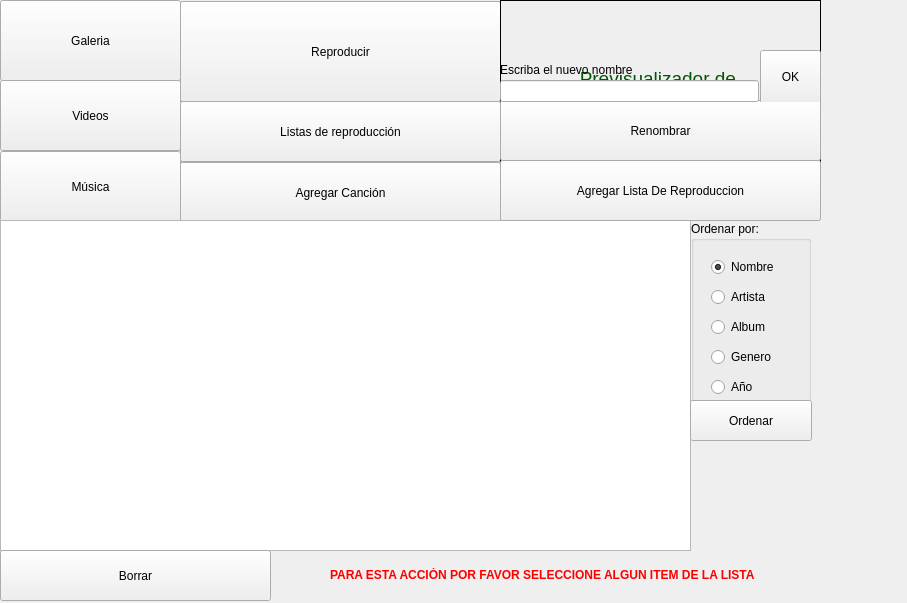
<?xml version="1.0" encoding="UTF-8"?>
<ui version="4.0">
 <class>MainWindow</class>
 <widget class="QMainWindow" name="MainWindow">
  <property name="geometry">
   <rect>
    <x>0</x>
    <y>0</y>
    <width>907</width>
    <height>603</height>
   </rect>
  </property>
  <property name="windowTitle">
   <string>MainWindow</string>
  </property>
  <widget class="QWidget" name="centralwidget">
   <widget class="QLabel" name="label">
    <property name="geometry">
     <rect>
      <x>180</x>
      <y>20</y>
      <width>291</width>
      <height>171</height>
     </rect>
    </property>
    <property name="text">
     <string>&lt;html&gt;&lt;head/&gt;&lt;body&gt;&lt;p align=&quot;center&quot;&gt;&lt;span style=&quot; font-size:16pt; font-weight:600; color:#005500;&quot;&gt;Bienvenido a tu&lt;/span&gt;&lt;/p&gt;&lt;p align=&quot;center&quot;&gt;&lt;span style=&quot; font-size:16pt; font-weight:600; color:#005500;&quot;&gt;reproductor &lt;/span&gt;&lt;/p&gt;&lt;p align=&quot;center&quot;&gt;&lt;span style=&quot; font-size:16pt; font-weight:600; color:#005500;&quot;&gt;multimedia&lt;/span&gt;&lt;/p&gt;&lt;/body&gt;&lt;/html&gt;</string>
    </property>
   </widget>
   <widget class="QPushButton" name="galeria">
    <property name="geometry">
     <rect>
      <x>0</x>
      <y>0</y>
      <width>181</width>
      <height>81</height>
     </rect>
    </property>
    <property name="text">
     <string>Galeria</string>
    </property>
    <property name="iconSize">
     <size>
      <width>20</width>
      <height>20</height>
     </size>
    </property>
   </widget>
   <widget class="QPushButton" name="musica">
    <property name="geometry">
     <rect>
      <x>0</x>
      <y>151</y>
      <width>181</width>
      <height>71</height>
     </rect>
    </property>
    <property name="text">
     <string>Música</string>
    </property>
   </widget>
   <widget class="QPushButton" name="videos">
    <property name="geometry">
     <rect>
      <x>0</x>
      <y>80</y>
      <width>181</width>
      <height>71</height>
     </rect>
    </property>
    <property name="text">
     <string>Videos</string>
    </property>
   </widget>
   <widget class="QWidget" name="menu_foto" native="true">
    <property name="geometry">
     <rect>
      <x>180</x>
      <y>1</y>
      <width>321</width>
      <height>221</height>
     </rect>
    </property>
    <widget class="QPushButton" name="agregar_f">
     <property name="geometry">
      <rect>
       <x>0</x>
       <y>161</y>
       <width>321</width>
       <height>61</height>
      </rect>
     </property>
     <property name="text">
      <string>Agregar Foto</string>
     </property>
    </widget>
    <widget class="QPushButton" name="tomar_f">
     <property name="geometry">
      <rect>
       <x>0</x>
       <y>100</y>
       <width>321</width>
       <height>61</height>
      </rect>
     </property>
     <property name="text">
      <string>Tomar Foto</string>
     </property>
    </widget>
    <widget class="QPushButton" name="ver_f">
     <property name="geometry">
      <rect>
       <x>0</x>
       <y>0</y>
       <width>321</width>
       <height>101</height>
      </rect>
     </property>
     <property name="text">
      <string>Ver foto</string>
     </property>
    </widget>
   </widget>
   <widget class="QWidget" name="menu_video" native="true">
    <property name="geometry">
     <rect>
      <x>180</x>
      <y>1</y>
      <width>321</width>
      <height>221</height>
     </rect>
    </property>
    <widget class="QPushButton" name="agregar_v">
     <property name="geometry">
      <rect>
       <x>0</x>
       <y>161</y>
       <width>321</width>
       <height>61</height>
      </rect>
     </property>
     <property name="text">
      <string>Agregar Video</string>
     </property>
    </widget>
    <widget class="QPushButton" name="tomar_v">
     <property name="geometry">
      <rect>
       <x>0</x>
       <y>100</y>
       <width>321</width>
       <height>61</height>
      </rect>
     </property>
     <property name="text">
      <string>Tomar Video</string>
     </property>
    </widget>
    <widget class="QPushButton" name="ver_v">
     <property name="geometry">
      <rect>
       <x>0</x>
       <y>0</y>
       <width>321</width>
       <height>101</height>
      </rect>
     </property>
     <property name="text">
      <string>Ver Video</string>
     </property>
    </widget>
   </widget>
   <widget class="QWidget" name="menu_musica" native="true">
    <property name="geometry">
     <rect>
      <x>180</x>
      <y>1</y>
      <width>321</width>
      <height>221</height>
     </rect>
    </property>
    <property name="sizePolicy">
     <sizepolicy hsizetype="Expanding" vsizetype="Expanding">
      <horstretch>0</horstretch>
      <verstretch>0</verstretch>
     </sizepolicy>
    </property>
    <widget class="QPushButton" name="reproducir_c">
     <property name="geometry">
      <rect>
       <x>0</x>
       <y>0</y>
       <width>321</width>
       <height>101</height>
      </rect>
     </property>
     <property name="text">
      <string>Reproducir</string>
     </property>
    </widget>
    <widget class="QPushButton" name="listasdereproduccion">
     <property name="geometry">
      <rect>
       <x>0</x>
       <y>100</y>
       <width>321</width>
       <height>61</height>
      </rect>
     </property>
     <property name="text">
      <string>Listas de reproducción</string>
     </property>
    </widget>
    <widget class="QPushButton" name="agregar_c">
     <property name="geometry">
      <rect>
       <x>0</x>
       <y>161</y>
       <width>321</width>
       <height>61</height>
      </rect>
     </property>
     <property name="text">
      <string>Agregar Canción</string>
     </property>
    </widget>
   </widget>
   <widget class="QListWidget" name="lista">
    <property name="geometry">
     <rect>
      <x>0</x>
      <y>220</y>
      <width>691</width>
      <height>331</height>
     </rect>
    </property>
    <property name="font">
     <font>
      <family>Microsoft Yi Baiti</family>
      <pointsize>10</pointsize>
      <weight>75</weight>
      <bold>true</bold>
     </font>
    </property>
    <property name="selectionMode">
     <enum>QAbstractItemView::SingleSelection</enum>
    </property>
    <property name="selectionBehavior">
     <enum>QAbstractItemView::SelectItems</enum>
    </property>
    <property name="layoutMode">
     <enum>QListView::SinglePass</enum>
    </property>
    <property name="modelColumn">
     <number>0</number>
    </property>
   </widget>
   <widget class="QPushButton" name="borrar">
    <property name="geometry">
     <rect>
      <x>0</x>
      <y>550</y>
      <width>271</width>
      <height>51</height>
     </rect>
    </property>
    <property name="text">
     <string>Borrar</string>
    </property>
   </widget>
   <widget class="QGroupBox" name="t_orden">
    <property name="geometry">
     <rect>
      <x>691</x>
      <y>221</y>
      <width>120</width>
      <height>181</height>
     </rect>
    </property>
    <property name="title">
     <string>Ordenar por:</string>
    </property>
    <widget class="QRadioButton" name="orden_n">
     <property name="geometry">
      <rect>
       <x>20</x>
       <y>31</y>
       <width>100</width>
       <height>30</height>
      </rect>
     </property>
     <property name="text">
      <string>Nombre</string>
     </property>
     <property name="checked">
      <bool>true</bool>
     </property>
    </widget>
    <widget class="QRadioButton" name="orden_ar">
     <property name="geometry">
      <rect>
       <x>20</x>
       <y>61</y>
       <width>100</width>
       <height>30</height>
      </rect>
     </property>
     <property name="text">
      <string>Artista</string>
     </property>
    </widget>
    <widget class="QRadioButton" name="orden_al">
     <property name="geometry">
      <rect>
       <x>20</x>
       <y>91</y>
       <width>100</width>
       <height>30</height>
      </rect>
     </property>
     <property name="text">
      <string>Album</string>
     </property>
    </widget>
    <widget class="QRadioButton" name="orden_g">
     <property name="geometry">
      <rect>
       <x>20</x>
       <y>121</y>
       <width>100</width>
       <height>30</height>
      </rect>
     </property>
     <property name="text">
      <string>Genero</string>
     </property>
    </widget>
    <widget class="QRadioButton" name="orden_an">
     <property name="geometry">
      <rect>
       <x>20</x>
       <y>151</y>
       <width>100</width>
       <height>30</height>
      </rect>
     </property>
     <property name="text">
      <string>Año</string>
     </property>
    </widget>
   </widget>
   <widget class="QPushButton" name="ordenar">
    <property name="geometry">
     <rect>
      <x>690</x>
      <y>400</y>
      <width>122</width>
      <height>41</height>
     </rect>
    </property>
    <property name="text">
     <string>Ordenar</string>
    </property>
   </widget>
   <widget class="QLabel" name="fotito">
    <property name="enabled">
     <bool>true</bool>
    </property>
    <property name="geometry">
     <rect>
      <x>500</x>
      <y>0</y>
      <width>321</width>
      <height>181</height>
     </rect>
    </property>
    <property name="frameShape">
     <enum>QFrame::Box</enum>
    </property>
    <property name="frameShadow">
     <enum>QFrame::Plain</enum>
    </property>
    <property name="text">
     <string>&lt;!DOCTYPE HTML PUBLIC &quot;-//W3C//DTD HTML 4.0//EN&quot; &quot;http://www.w3.org/TR/REC-html40/strict.dtd&quot;&gt;
&lt;html&gt;&lt;head&gt;&lt;meta name=&quot;qrichtext&quot; content=&quot;1&quot; /&gt;&lt;style type=&quot;text/css&quot;&gt;
p, li { white-space: pre-wrap; }
&lt;/style&gt;&lt;/head&gt;&lt;body style=&quot; font-family:'MS Shell Dlg 2'; font-size:8pt; font-weight:400; font-style:normal;&quot;&gt;
&lt;p align=&quot;center&quot; style=&quot; margin-top:0px; margin-bottom:0px; margin-left:0px; margin-right:0px; -qt-block-indent:0; text-indent:0px;&quot;&gt;&lt;span style=&quot; font-size:14pt; color:#005500;&quot;&gt;Previsualizador de &lt;/span&gt;&lt;/p&gt;
&lt;p align=&quot;center&quot; style=&quot; margin-top:0px; margin-bottom:0px; margin-left:0px; margin-right:0px; -qt-block-indent:0; text-indent:0px;&quot;&gt;&lt;span style=&quot; font-size:14pt; color:#005500;&quot;&gt;imagenes&lt;/span&gt;&lt;/p&gt;&lt;/body&gt;&lt;/html&gt;</string>
    </property>
    <property name="alignment">
     <set>Qt::AlignCenter</set>
    </property>
    <property name="wordWrap">
     <bool>false</bool>
    </property>
    <property name="openExternalLinks">
     <bool>false</bool>
    </property>
   </widget>
   <widget class="QPushButton" name="previsualizador">
    <property name="geometry">
     <rect>
      <x>500</x>
      <y>180</y>
      <width>321</width>
      <height>41</height>
     </rect>
    </property>
    <property name="text">
     <string>Previsualizar</string>
    </property>
   </widget>
   <widget class="QPushButton" name="renombrar_l">
    <property name="geometry">
     <rect>
      <x>500</x>
      <y>100</y>
      <width>321</width>
      <height>61</height>
     </rect>
    </property>
    <property name="text">
     <string>Renombrar</string>
    </property>
   </widget>
   <widget class="QPushButton" name="agregar_l">
    <property name="geometry">
     <rect>
      <x>500</x>
      <y>160</y>
      <width>321</width>
      <height>61</height>
     </rect>
    </property>
    <property name="text">
     <string>Agregar Lista De Reproduccion</string>
    </property>
   </widget>
   <widget class="QPushButton" name="agregar_cl">
    <property name="geometry">
     <rect>
      <x>500</x>
      <y>100</y>
      <width>321</width>
      <height>61</height>
     </rect>
    </property>
    <property name="text">
     <string>Agregar Cancion A La Lista</string>
    </property>
   </widget>
   <widget class="QPushButton" name="eliminar_cl">
    <property name="geometry">
     <rect>
      <x>500</x>
      <y>160</y>
      <width>321</width>
      <height>61</height>
     </rect>
    </property>
    <property name="text">
     <string>Eliminar Cancion De La Lista</string>
    </property>
   </widget>
   <widget class="QWidget" name="edit_name" native="true">
    <property name="geometry">
     <rect>
      <x>500</x>
      <y>50</y>
      <width>321</width>
      <height>52</height>
     </rect>
    </property>
    <widget class="QLabel" name="label_2">
     <property name="geometry">
      <rect>
       <x>0</x>
       <y>10</y>
       <width>259</width>
       <height>20</height>
      </rect>
     </property>
     <property name="text">
      <string>Escriba el nuevo nombre</string>
     </property>
    </widget>
    <widget class="QLineEdit" name="new_name">
     <property name="geometry">
      <rect>
       <x>0</x>
       <y>30</y>
       <width>259</width>
       <height>22</height>
      </rect>
     </property>
    </widget>
    <widget class="QPushButton" name="ok_renombrar">
     <property name="geometry">
      <rect>
       <x>260</x>
       <y>0</y>
       <width>61</width>
       <height>54</height>
      </rect>
     </property>
     <property name="text">
      <string>OK</string>
     </property>
    </widget>
   </widget>
   <widget class="QLabel" name="aviso">
    <property name="geometry">
     <rect>
      <x>330</x>
      <y>560</y>
      <width>451</width>
      <height>31</height>
     </rect>
    </property>
    <property name="text">
     <string>&lt;html&gt;&lt;head/&gt;&lt;body&gt;&lt;p&gt;&lt;span style=&quot; font-weight:600; color:#ff0000;&quot;&gt;PARA ESTA ACCIÓN POR FAVOR SELECCIONE ALGUN ITEM DE LA LISTA&lt;/span&gt;&lt;/p&gt;&lt;/body&gt;&lt;/html&gt;</string>
    </property>
   </widget>
   <zorder>eliminar_cl</zorder>
   <zorder>agregar_cl</zorder>
   <zorder>label</zorder>
   <zorder>galeria</zorder>
   <zorder>musica</zorder>
   <zorder>videos</zorder>
   <zorder>menu_foto</zorder>
   <zorder>menu_video</zorder>
   <zorder>menu_musica</zorder>
   <zorder>lista</zorder>
   <zorder>borrar</zorder>
   <zorder>t_orden</zorder>
   <zorder>ordenar</zorder>
   <zorder>fotito</zorder>
   <zorder>previsualizador</zorder>
   <zorder>renombrar_l</zorder>
   <zorder>agregar_l</zorder>
   <zorder>edit_name</zorder>
   <zorder>aviso</zorder>
  </widget>
 </widget>
 <resources/>
 <connections/>
</ui>
